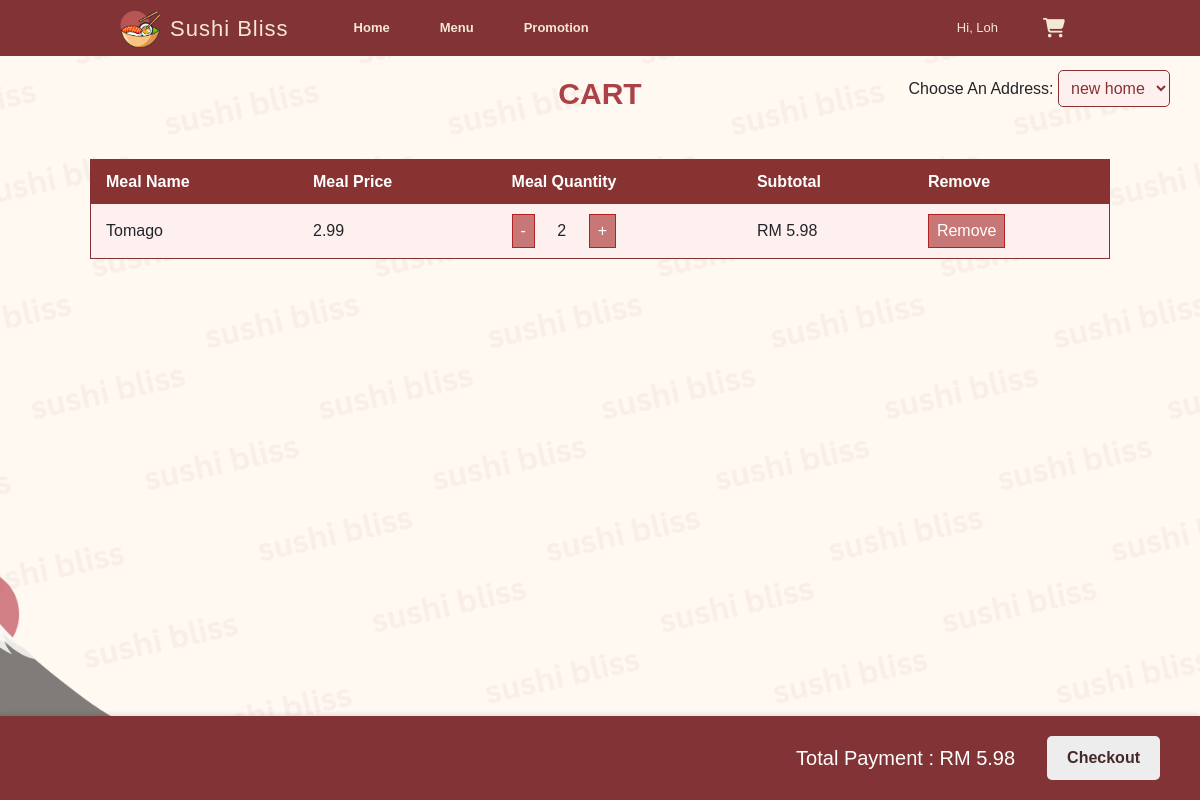
/frontend/viewCart.php (signed in), run on the app's committed database.
### tables this page shows
CREATE TABLE `meal` (
  `mealID` varchar(40) NOT NULL,
  `mealName` varchar(30) NOT NULL,
  `mealPic` varchar(100) NOT NULL,
  `category` varchar(20) NOT NULL,
  `description` varchar(100) NOT NULL,
  `price` decimal(10,2) NOT NULL
);

CREATE TABLE `cart` (
  `cartID` varchar(40) NOT NULL DEFAULT uuid(),
  `meals` varchar(200) DEFAULT NULL,
  `quantity` varchar(200) DEFAULT NULL,
  `userID` varchar(40) NOT NULL
);

### frontend/viewCart.php (the view, shortened to what this page needs)
<?php
require_once ("../backend/connection.php");
$uid = $_SESSION["id"];
$sql = "SELECT * FROM cart WHERE userID = '$uid'";
$result = mysqli_query($conn, $sql);
$row = $result->fetch_assoc();
$sqlAddress = "SELECT * FROM address WHERE userID = '$uid'";
$resultAdd = mysqli_query($conn, $sqlAddress);
$mealArray = explode(',', $row["meals"]);
$quantityArray = explode(',', $row["quantity"]);
$total = 0.00;
?>
<!DOCTYPE html>
<html lang="en">
<head>
    <link rel="stylesheet" href="https://cdnjs.cloudflare.com/ajax/libs/font-awesome/6.5.2/css/all.min.css">
    <link rel="stylesheet" href="../frontend/CSS/nav.css">
    <link rel="stylesheet" href="../frontend/CSS/style.css">
    <link rel="stylesheet" href="../frontend/CSS/viewCart.css">
    <link href="https://cdn.jsdelivr.net/npm/bootstrap@5.0.2/dist/css/bootstrap.min.css" rel="stylesheet"
>
</head>
<body>
    <?php include ("nav.php"); ?>
    <h3 class="heading">Cart</h3>
    <form method="POST" action="../backend/checkOut.php">
        <div class="chooseaddress">
            <label for="address"> Choose an address: </label>
            <select name="address" id="address">
                <?php while ($rowAdd = $resultAdd->fetch_assoc()) { ?>
                    <option value="<?php echo $rowAdd["unit"].", ".$rowAdd["address"]." ".$rowAdd["city"].", ".$rowAdd["postcode"].", ".$rowAdd["state"];?>">
                        <?php echo $rowAdd["addressName"] ?></option>
                <?php } ?>
            </select>
        </div>
        <table border="1px">
            <tr>
                <th>Meal Name</th>
                <th>Meal Price</th>
                <th>Meal Quantity</th>
                <th>Subtotal</th>
                <th>Remove</th>
            </tr>
            <?php
            for ($x = 0; $x < count($mealArray); $x++) {
                $mealID = $mealArray[$x];
                $sqlMeal = "SELECT * FROM meal WHERE mealID = '$mealID'";
                $result2 = mysqli_query($conn, $sqlMeal);
                $row2 = $result2->fetch_assoc();
                if ($row2) {
                    $price = floatval($row2["price"]);
                    $quantity = intval($quantityArray[$x]);
                    $subtotal = $price * $quantity;
                    $total += $subtotal;
                    ?>
                    <tr>
                        <td><?php echo $row2["mealName"]; ?></td>
                        <td><?php echo $row2["price"]; ?></td>
                        <td>
                            <button type="button"
                                onclick="updateQuantity(<?php echo $x; ?>, <?php echo $quantity; ?>, 'dec')">-</button>
                            <span id="quantity-<?php echo $x; ?>" class="quantity-number"><?php echo $quantity; ?></span>
                            <button type="button"
                                onclick="updateQuantity(<?php echo $x; ?>, <?php echo $quantity; ?>, 'inc')">+</button>
                        </td>
                        <td>RM <span id="subtotal-<?php echo $x; ?>"><?php echo number_format($subtotal, 2); ?></span></td>
                        <td><button type="button" onclick="removeMeal(<?php echo $x; ?>)">Remove</button></td>
                    </tr>
                    <?php
                }
            }
            ?>
        </table>
        <div class="total-checkout">
            <h2>Total Payment : RM <span id="total"><?php echo number_format($total, 2); ?></span></h2>
            <input type="submit" name="MM_insert" value="Checkout">
        </div>
    </form>
</body>
</html>

### frontend/CSS/style.css (style rules this page uses)
:root { --rice: #f4e7d4; --red: #ab4247; --grey:#f5f5f5; --box-shadow:0 .5rem 1.5rem rgba(0,0,0,.1); }
* { font-family: Arial, Helvetica, sans-serif; margin: 0; padding: 0; box-sizing: border-box; text-decoration: none; outline: none; border: none; text-transform: capitalize; transition: all .2s linear; }
html { font-size: 62.5%; scroll-padding-top: 5.5rem; scroll-behavior: smooth; }
.heading { text-align: center; color:var(--red); font-size: 4rem; padding-bottom: 3rem; text-transform: uppercase; font-weight: bold; }

### frontend/CSS/viewCart.css (style rules this page uses)
:root { --rice: #f4e7d4; --red: #ab4247; --grey:#f5f5f5; --box-shadow:0 .5rem 1.5rem rgba(0,0,0,.1); }
* { font-family: Arial, Helvetica, sans-serif; margin: 0; padding: 0; box-sizing: border-box; text-decoration: none; outline: none; border: none; text-transform: capitalize; transition: all .2s linear; }
html { font-size: 62.5%; scroll-padding-top: 5.5rem; scroll-behavior: smooth; }
.heading { padding-top: 2rem; text-align: center; color:var(--red); font-size: 3rem; font-weight: bold; text-transform: uppercase; }
.chooseaddress { position: absolute; top: 20px; right: 20px; padding: 10px; border-radius: 6px; padding-top: 5rem; font-size: 16px; padding-bottom: 3rem; }
select { font-size: 18px; padding: 8px; border: 1px solid #883232; border-radius: 5px; background-color: #fff0f0; color: #883232; }
table { width: 85%; margin: 20px auto; margin-top: 1.7rem; padding-top: 20px; }
table, th, td { border: 1px solid #823336; }
th, td { padding: 10px 15px; font-size: 1.6rem; }
th { background-color: #883232; color: #fff; }
td { background-color: #fff0f0; margin-right: 2rem; }
.quantity-number { font-size: 1.6rem; margin: 0 18px; }
button { padding: 4px 8px; margin: 0 5px; border: 1px solid #b22222; border-radius: 10px; background-color: #c87777; color: white; cursor: pointer; }
.total-checkout { position: fixed; bottom: 0; left: 0; width: 100%; background-color: #823336; display: flex; justify-content: flex-end; align-items: center; padding: 20px; box-shadow: 0 -2px 4px rgba(0,0,0,.1); }
.total-checkout h2 { margin: 0 20px 0 0; color: #ffffff; font-size: 2rem; padding-right: 1.2rem; }
input[type="submit"] { margin-right: 2rem; padding: 10px 20px; border: none; border-radius: 5px; background-color: #ededed; font-size: 1.6rem; font-weight: bold; color: rgb(70, 41, 41); cursor: pointer; }

### frontend/viewCart.php (style rules this page uses)
body { background-image: url('../frontend/img/cartBackgroundTrans.png'); background-size: cover; background-repeat: no-repeat; background-attachment: fixed; background-position: center; }

### data on the page
meal: mealName "Tomago", price "2.99", price.quantity "5.98"
cart: quantity "2"

### other printed values
$_SESSION["name"] "Loh"
$total "5.98"
form field address "new home"
